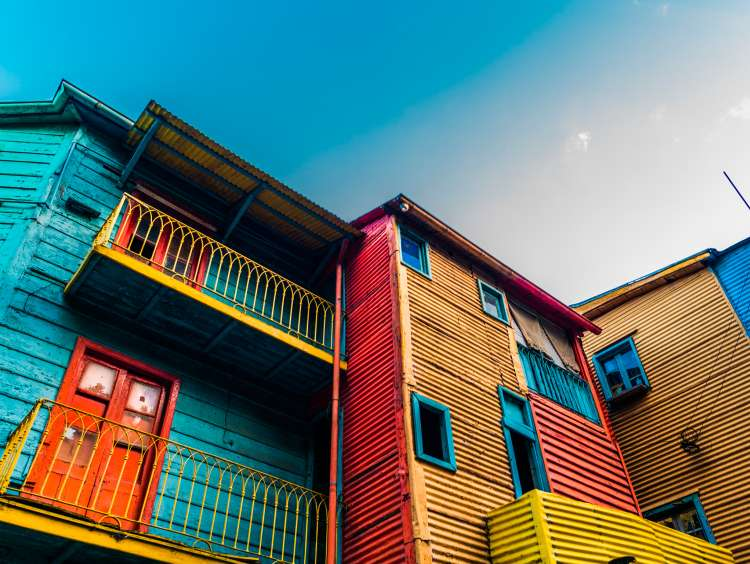
#> input picture imgs/baires.jpg, 750 x 564 px
$ jupyter execute fotoapp_testdev.ipynb   (older library calls are emulated)
#> lines starting #> are read from the running program, lines starting #| are printed output that depends on the picture
### fotoapp.py
import os
from urllib.request import urlopen

import cv2
import matplotlib.pyplot as plt
import numpy as np
from PIL import Image, ImageFilter

# Carpeta donde se guardan los resultados.
CARPETA_RESULTADOS = "fotos_mejoradas"
# Carpeta donde se buscan las fotos cuando el usuario escribe solo el nombre.
CARPETA_IMAGENES = "."

# Ancho y alto de cada red. El orden es (ancho, alto), igual que img.size.
TAMANOS = {
    "Youtube": (1280, 720),
    "Instagram": (1080, 1080),
    "Twitter": (1600, 900),
    "Facebook": (1200, 630),
}

# Los 9 filtros de la clase. La clave es el nombre que elige el usuario.
FILTROS = {
    "Blur": ImageFilter.BLUR,
    "Contour": ImageFilter.CONTOUR,
    "Detail": ImageFilter.DETAIL,
    "Edge Enhance": ImageFilter.EDGE_ENHANCE,
    "Edge Enhance More": ImageFilter.EDGE_ENHANCE_MORE,
    "Emboss": ImageFilter.EMBOSS,
    "Find Edges": ImageFilter.FIND_EDGES,
    "Sharpen": ImageFilter.SHARPEN,
    "Smooth": ImageFilter.SMOOTH,
}


# [6 lines left out: function obtener_ruta, not called in this run]


def abrir_imagen(ruta):
    # Drive o URL
    if ruta.startswith("http"):
        return Image.open(urlopen(ruta))
    if not os.path.exists(ruta):
        raise FileNotFoundError("No encuentro la imagen en esa ruta")
    return Image.open(ruta)


def como_imagen(img):
    # Si llega una ruta, la abre. Si ya es una imagen de Pillow, la usa.
    if img is None:
        raise ValueError("Primero tenes que abrir la foto con la opcion 1.")
    if isinstance(img, str):
        return abrir_imagen(img).convert("RGB")
    return img.convert("RGB")


def mostrar(imagenes, titulos=None, tam=4, archivo=None):
    # Muestra una o varias imágenes una al lado de la otra
    if not isinstance(imagenes, (list, tuple)):
        imagenes = [imagenes]
    if titulos is None:
        titulos = [""] * len(imagenes)
    if isinstance(titulos, str):
        titulos = [titulos]

    fig, ejes = plt.subplots(1, len(imagenes), figsize=(tam * len(imagenes), tam))
    ejes = np.atleast_1d(ejes)
    for eje, img, titulo in zip(ejes, imagenes, titulos):
        img = np.asarray(img)                               # por si es una imagen de Pillow
        if img.ndim == 2 and img.dtype == np.uint8:
            eje.imshow(img, cmap="gray", vmin=0, vmax=255)  # gris: 0 = negro, 255 = blanco
        else:
            eje.imshow(img, cmap="gray")                    # cmap solo se usa si la imagen es 2D
        eje.set_title(titulo)
        eje.axis("off")

    # Guarda la figura cuando el punto 2 o el 3 pasan un nombre de archivo.
    destino = None
    if archivo:
        os.makedirs(CARPETA_RESULTADOS, exist_ok=True)
        destino = os.path.join(CARPETA_RESULTADOS, archivo)
        fig.savefig(destino)
    plt.show()
    plt.close(fig)
    return destino


def redimensionar_para_red(ruta, red):
    # Punto 1. ruta y red son dos strings.
    red = red.strip().capitalize()
    if red not in TAMANOS:
        raise ValueError("La red tiene que ser Youtube, Instagram, Twitter o Facebook")

    img = abrir_imagen(ruta).convert("RGB")
    ancho, alto = img.size
    ancho_obj, alto_obj = TAMANOS[red]

    # La escala mas grande cubre el marco. Los dos lados se multiplican por el mismo numero.
    factor = max(ancho_obj / ancho, alto_obj / alto)
    nuevo_ancho = int(ancho * factor)
    nuevo_alto = int(alto * factor)
    if nuevo_ancho < ancho_obj:
        nuevo_ancho = ancho_obj
    if nuevo_alto < alto_obj:
        nuevo_alto = alto_obj

    img_escalada = img.resize((nuevo_ancho, nuevo_alto))

    # Recorte centrado: (izquierda, arriba, derecha, abajo)
    izquierda = (nuevo_ancho - ancho_obj) // 2
    arriba = (nuevo_alto - alto_obj) // 2
    derecha = izquierda + ancho_obj
    abajo = arriba + alto_obj
    img_final = img_escalada.crop((izquierda, arriba, derecha, abajo))

    os.makedirs(CARPETA_RESULTADOS, exist_ok=True)
    nombre = os.path.splitext(os.path.basename(ruta.split("?")[0]))[0]
    destino = os.path.join(CARPETA_RESULTADOS, nombre + "_" + red + ".jpg")
    img_final.save(destino)
    return img_final, destino


def ecualizar_canal(canal):
    # Cuenta los brillos, acumula y cambia cada pixel por el valor nuevo.
    numeros = np.array(canal)
    conteo, _ = np.histogram(numeros, bins=256, range=(0, 256))
    probabilidad = conteo / numeros.size
    acumulada = np.cumsum(probabilidad)
    tabla = np.round(acumulada * 255).astype("uint8")
    return Image.fromarray(tabla[numeros])


def ajustar_contraste(img):
    # Punto 2. Separa el claro del oscuro en cada color y los vuelve a unir.
    img = como_imagen(img)
    rojo, verde, azul = img.split()
    return Image.merge("RGB", (
        ecualizar_canal(rojo),
        ecualizar_canal(verde),
        ecualizar_canal(azul),
    ))


def mostrar_contraste(img, nombre=None):
    # Muestra la original y la ecualizada juntas y guarda la figura.
    if isinstance(img, str) and nombre is None:
        nombre = os.path.splitext(os.path.basename(img))[0]
    if nombre is None:
        nombre = "foto"
    original = como_imagen(img)
    mejorada = ajustar_contraste(original)
    destino = mostrar(
        [original, mejorada],
        ["Original", "Ecualizada"],
        archivo=nombre + "_contraste.png",
    )
    return mejorada, destino


def aplicar_filtro(img, nombre, nombre_archivo=None):
    clave = " ".join(nombre.strip().split())
    nombre_filtro = None
    filtro = None
    for candidato, valor in FILTROS.items():
        if candidato.lower() == clave.lower():
            nombre_filtro = candidato
            filtro = valor
            break
    if filtro is None:
        raise ValueError("El filtro tiene que ser: " + ", ".join(FILTROS))

    original = como_imagen(img)
    filtrada = original.filter(filtro)
    if nombre_archivo is None:
        nombre_archivo = "filtro"
    destino = mostrar(
        [original, filtrada],
        ["Original", nombre_filtro],
        archivo=nombre_archivo + "_" + nombre_filtro.replace(" ", "_") + ".png",
    )
    return filtrada, destino


def detectar_bordes_canny(img):
  img = cv2.cvtColor(img, cv2.COLOR_BGR2GRAY)
  img = cv2.Canny(img, 50, 100)
  return img


def detectar_bordes_laplaciano(img):
  img = cv2.cvtColor(img, cv2.COLOR_BGR2GRAY)
  img = cv2.Laplacian(img, cv2.CV_64F)
  img = cv2.convertScaleAbs(img)
  return img


# [83 lines left out: function main, not called in this run]


# [2 lines that do not run on import are left out]

### fotoapp_testdev.ipynb
# Punto 1

Las funciones estan en fotoapp.py. La foto es baires.jpg.

[cell 1]
from fotoapp import redimensionar_para_red, TAMANOS, mostrar_contraste, aplicar_filtro, FILTROS
from PIL import Image

Youtube es 1280 x 720.

[cell 2]
ruta = "imgs/baires.jpg"

foto, destino = redimensionar_para_red(ruta, "Youtube")
#> in abrir_imagen, returned value is the input picture: PIL image 750x564 RGB; mean R, G, B 97.9, 119, 113.6
#> in redimensionar_para_red, `img_final = img_escalada.crop((izquierda, arriba, derecha, abajo))`:
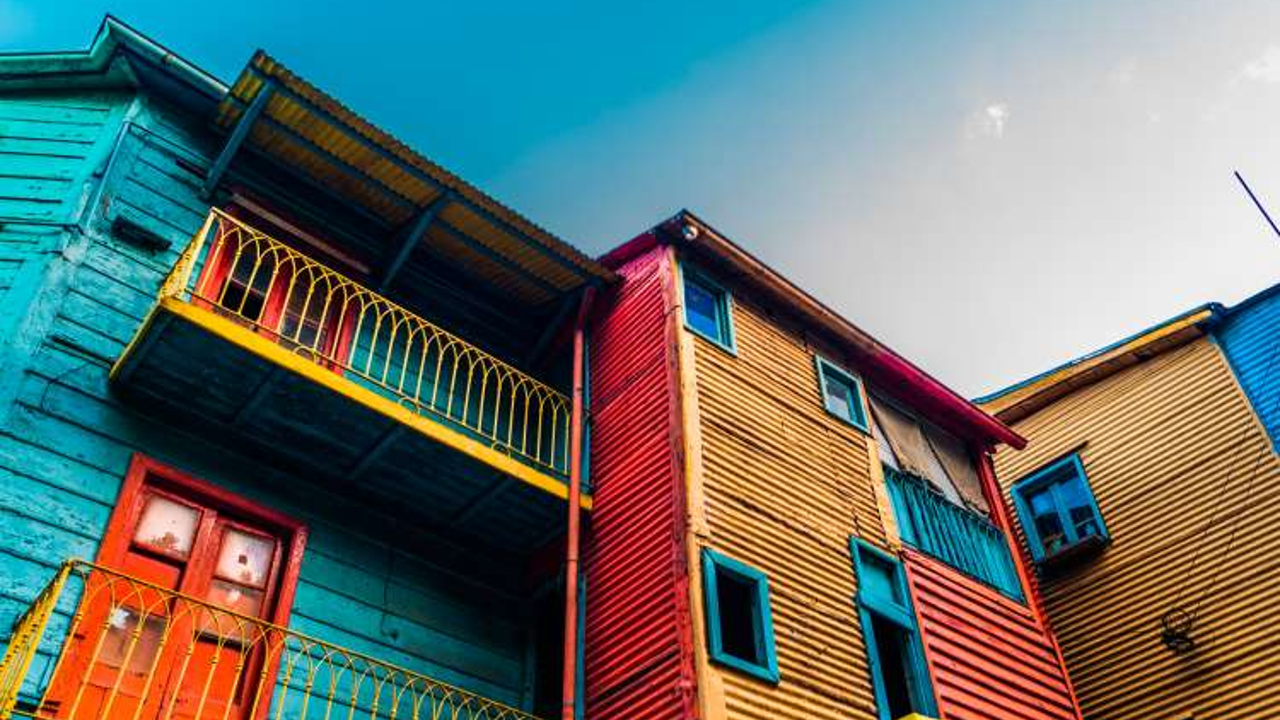
#> img_final: PIL image 1280x720 RGB; mean R, G, B 102.8, 114.3, 110.1
#> destino = 'fotos_mejoradas/baires_Youtube.jpg'
print(foto.size)
#| (1280, 720)
print(destino)
#| fotos_mejoradas/baires_Youtube.jpg
foto

Las cuatro redes.

[cell 3]
for red, tamanio in TAMANOS.items():
    foto, destino = redimensionar_para_red(ruta, red)
    print(red, foto.size, tamanio)
#| Youtube (1280, 720) (1280, 720)

# Punto 2

oscura.jpg esta muy oscura. img2.jpg tiene mucha luz.

[cell 4]
mostrar_contraste("imgs/oscura.jpg")
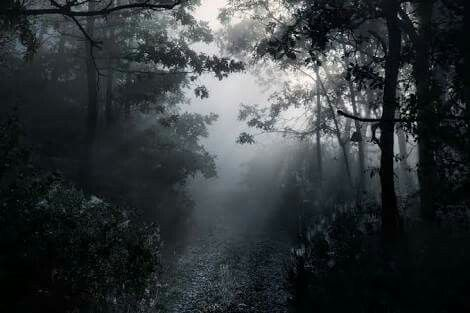
#> input picture imgs/oscura.jpg, 470 x 313 px
#> in abrir_imagen, returned value is the input picture: PIL image 470x313 RGB; mean R, G, B 49.4, 54.6, 57.1
#> in ecualizar_canal, `conteo, _ = np.histogram(numeros, bins=256, range=(0, 256))`: conteo = 256 values, max 11309 at index 0, min 11 at index 252, mean 574.6
#> in ecualizar_canal, `probabilidad = conteo / numeros.size`: probabilidad = 256 values, max 0.0769 at index 0, min 7.48e-05 at index 252, mean 0.00391
#> in ecualizar_canal, `acumulada = np.cumsum(probabilidad)`: acumulada = 256 values from 0.0769 to 1
#> in ecualizar_canal, `tabla = np.round(acumulada * 255).astype("uint8")`: tabla = 256 values from 20 to 255
#> in mostrar_contraste, `destino = mostrar( [original, mejorada], ["Original", "Ecualizada"], a..`: destino = 'fotos_mejoradas/oscura_contraste.png'

[cell 5]
mostrar_contraste("imgs/img2.jpg")
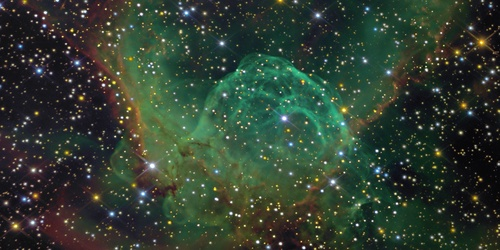
#> input picture imgs/img2.jpg, 500 x 250 px
#> in abrir_imagen, returned value is the input picture: PIL image 500x250 RGB; mean R, G, B 48.9, 62.5, 49.4
#> in ajustar_contraste (call 2), `rojo, verde, azul = img.split()`:
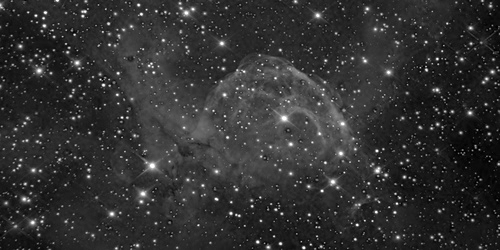
#> azul: PIL image 500x250 L; min 0, max 255, mean 49.4
#> in ecualizar_canal (call 5), `conteo, _ = np.histogram(numeros, bins=256, range=(0, 256))`: conteo = 256 values, max 1849 at index 37, min 2 at index 0, mean 488.3
#> in ecualizar_canal (call 5), `probabilidad = conteo / numeros.size`: probabilidad = 256 values, max 0.0148 at index 37, min 1.6e-05 at index 0, mean 0.00391
#> in ecualizar_canal (call 5), `acumulada = np.cumsum(probabilidad)`: acumulada = 256 values from 1.6e-05 to 1
#> in ecualizar_canal (call 5), `return Image.fromarray(tabla[numeros])`:
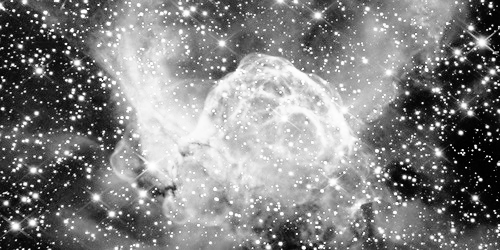
#> returned value: PIL image 500x250 L; min 0, max 255, mean 128.6
#> in ajustar_contraste (call 2), `return Image.merge("RGB", ( ecualizar_canal(rojo), ecualizar_canal(ver..`:
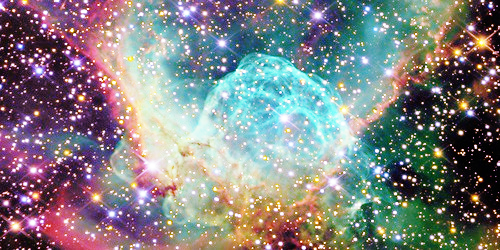
#> returned value: PIL image 500x250 RGB; mean R, G, B 129, 128.6, 129.4

# Punto 3

madryn.jpg, la de la clase. Los 9 filtros sobre la misma foto.

[cell 6]
img = Image.open("imgs/madryn.jpg")
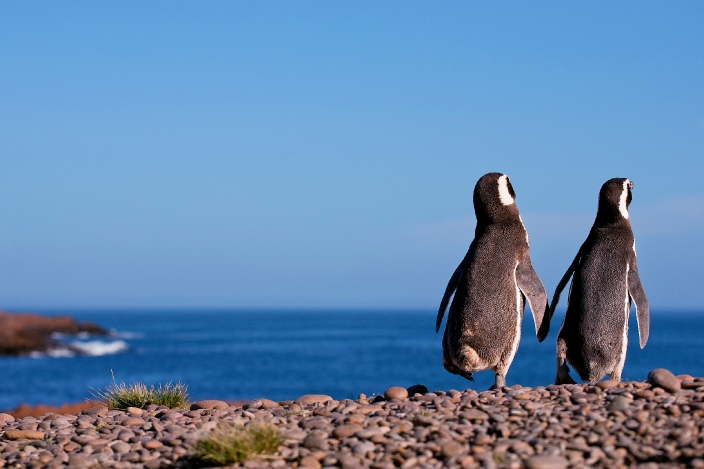
#> input picture imgs/madryn.jpg, 704 x 469 px
#> img is the input picture: PIL image 704x469 RGB; mean R, G, B 100.8, 134.8, 172.1
for nombre in FILTROS:
    filtrada, destino = aplicar_filtro(img, nombre, "madryn")
#> in aplicar_filtro, `destino = mostrar( [original, filtrada], ["Original", nombre_filtro], ..`: destino = 'fotos_mejoradas/madryn_Blur.png'
#> destino = 'fotos_mejoradas/madryn_Blur.png'
    print(nombre, destino)
#| Blur fotos_mejoradas/madryn_Blur.png

# Punto 4

MarieCurie.jpeg. Canny y Laplaciano.

[cell 7]
import cv2
from fotoapp import detectar_bordes_canny, detectar_bordes_laplaciano, mostrar

[cell 8]
img = cv2.imread("imgs/MarieCurie.jpeg")
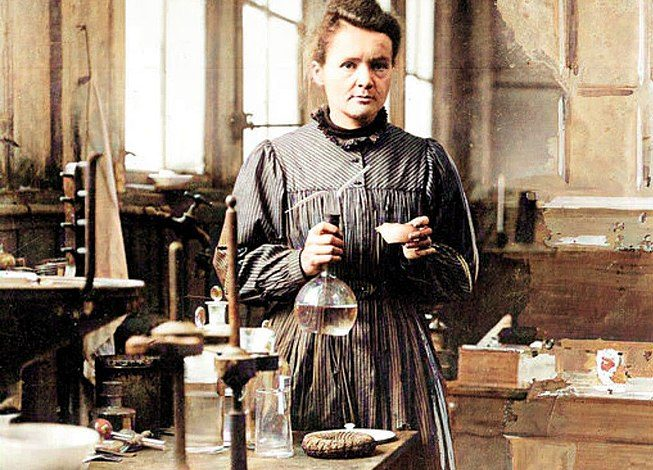
#> input picture imgs/MarieCurie.jpeg, 653 x 470 px
#> img is the input picture: shape (470, 653, 3); mean B, G, R 107.4, 125.1, 144.1
# La convertimos a RGB porque matplotlib asume que la imagen es en RGB
img = cv2.cvtColor(img, cv2.COLOR_BGR2RGB)

img_bordes = detectar_bordes_canny(img)
#> in detectar_bordes_canny, `img = cv2.Canny(img, 50, 100)`:
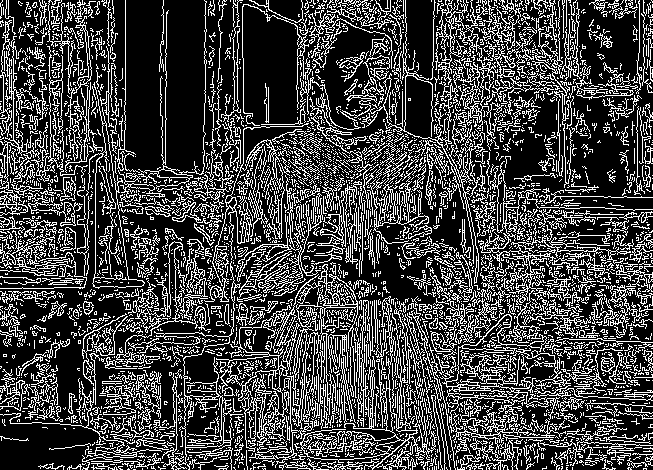
#> img: shape (470, 653); 26.5% white in thin lines or dots
cv2.imwrite("fotos_mejoradas/MarieCurie_Bordes_Canny.png", img_bordes)
mostrar([img, img_bordes], ["Original", "Bordes Canny"])

[cell 9]
img_bordes = detectar_bordes_laplaciano(img)
#> in detectar_bordes_laplaciano, `img = cv2.convertScaleAbs(img)`:
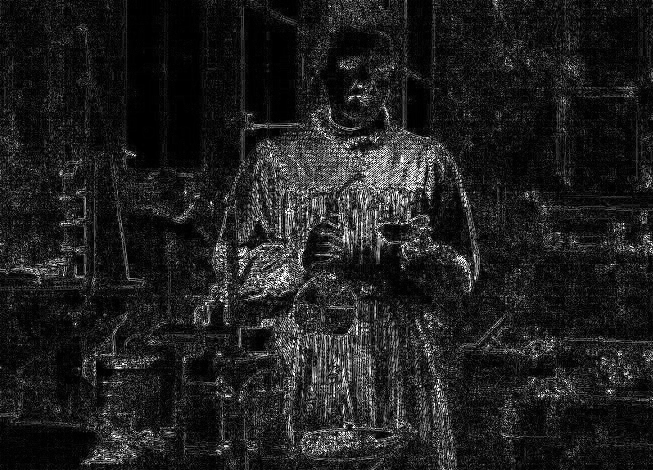
#> img: shape (470, 653); min 0, max 255, mean 31.3
cv2.imwrite("fotos_mejoradas/MarieCurie_Bordes_Laplaciano.png", img_bordes)
mostrar([img, img_bordes], ["Original", "Bordes Laplaciano"])
